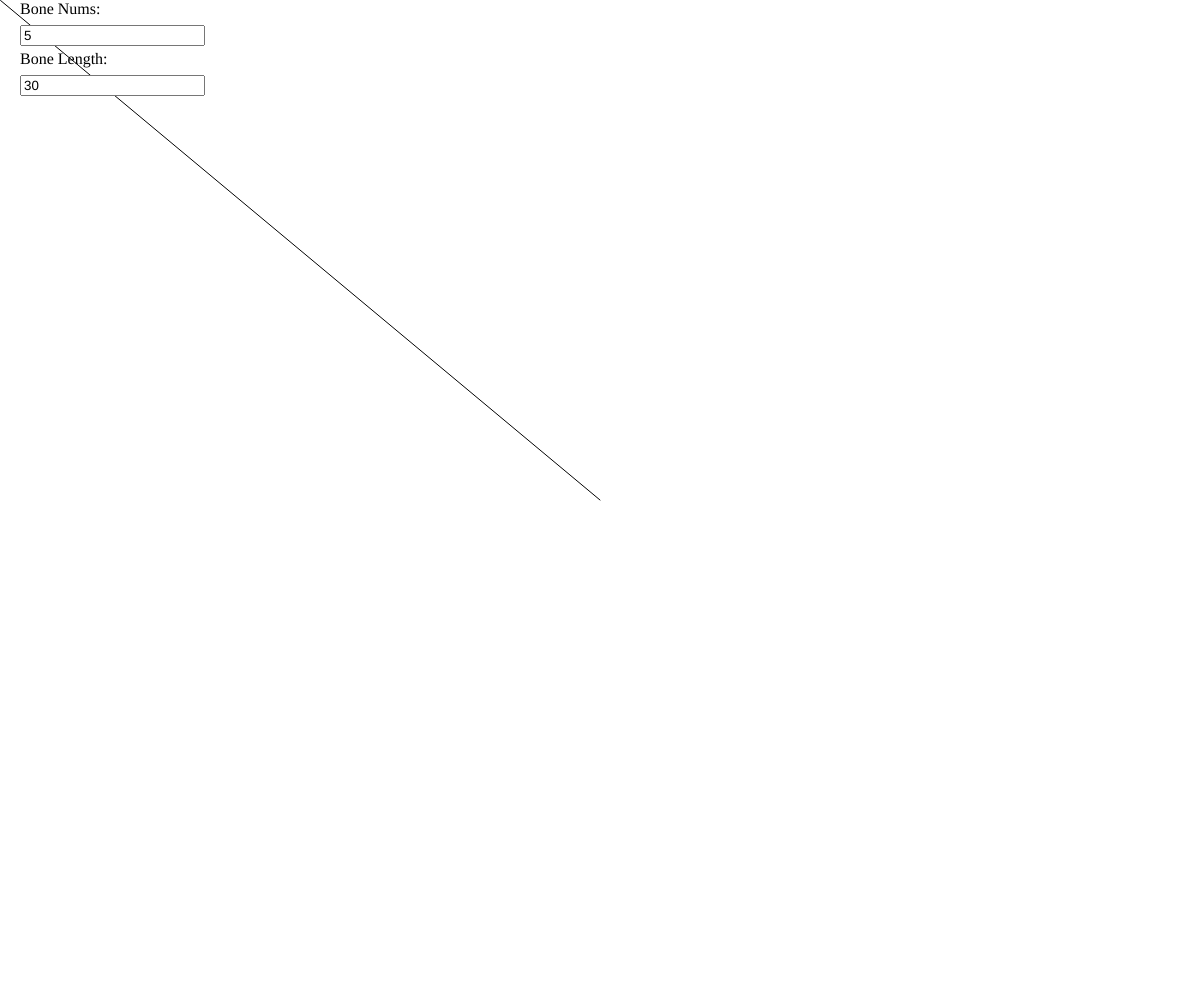
Frame 1 (no input)
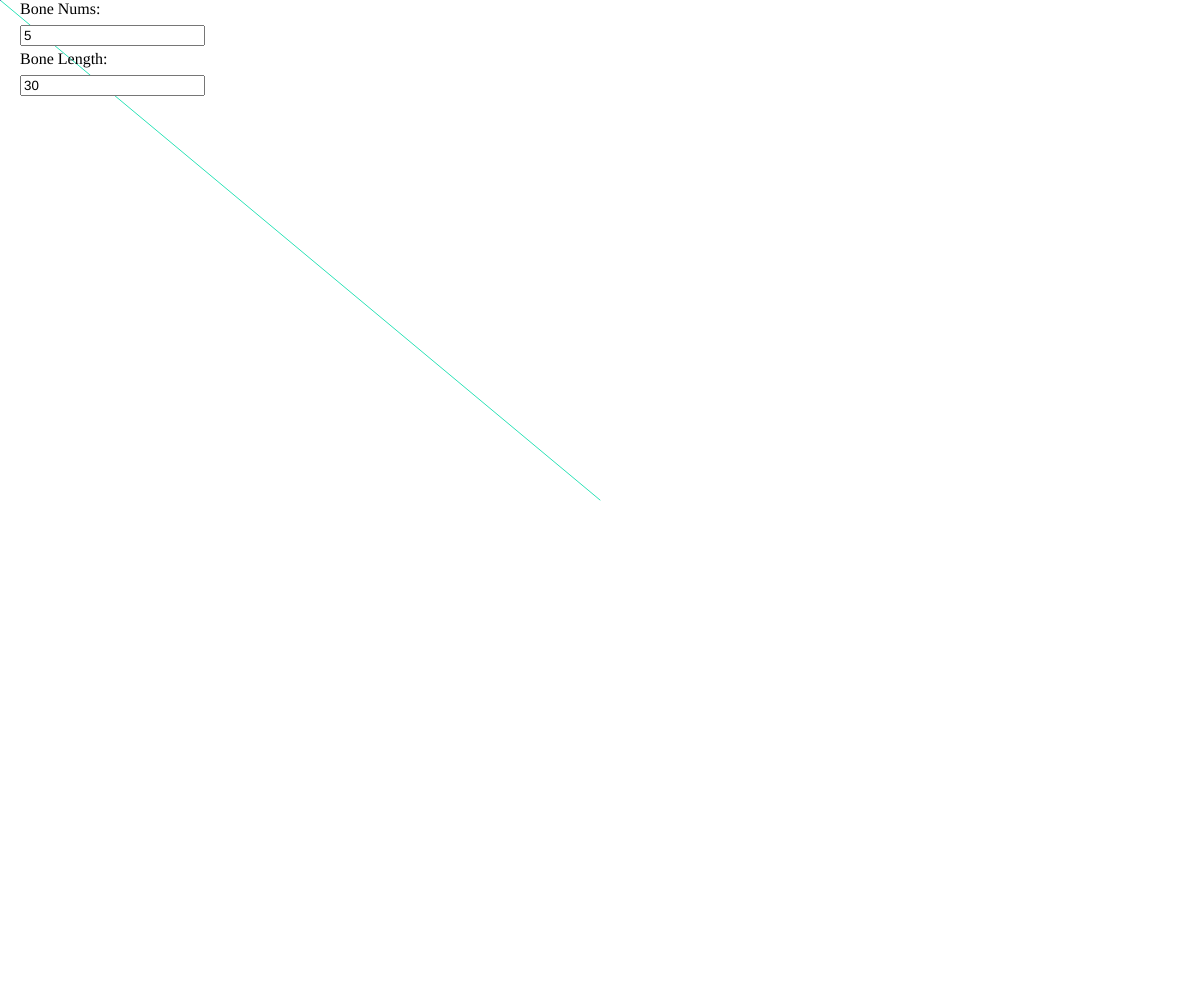
Frame 60 (no input)
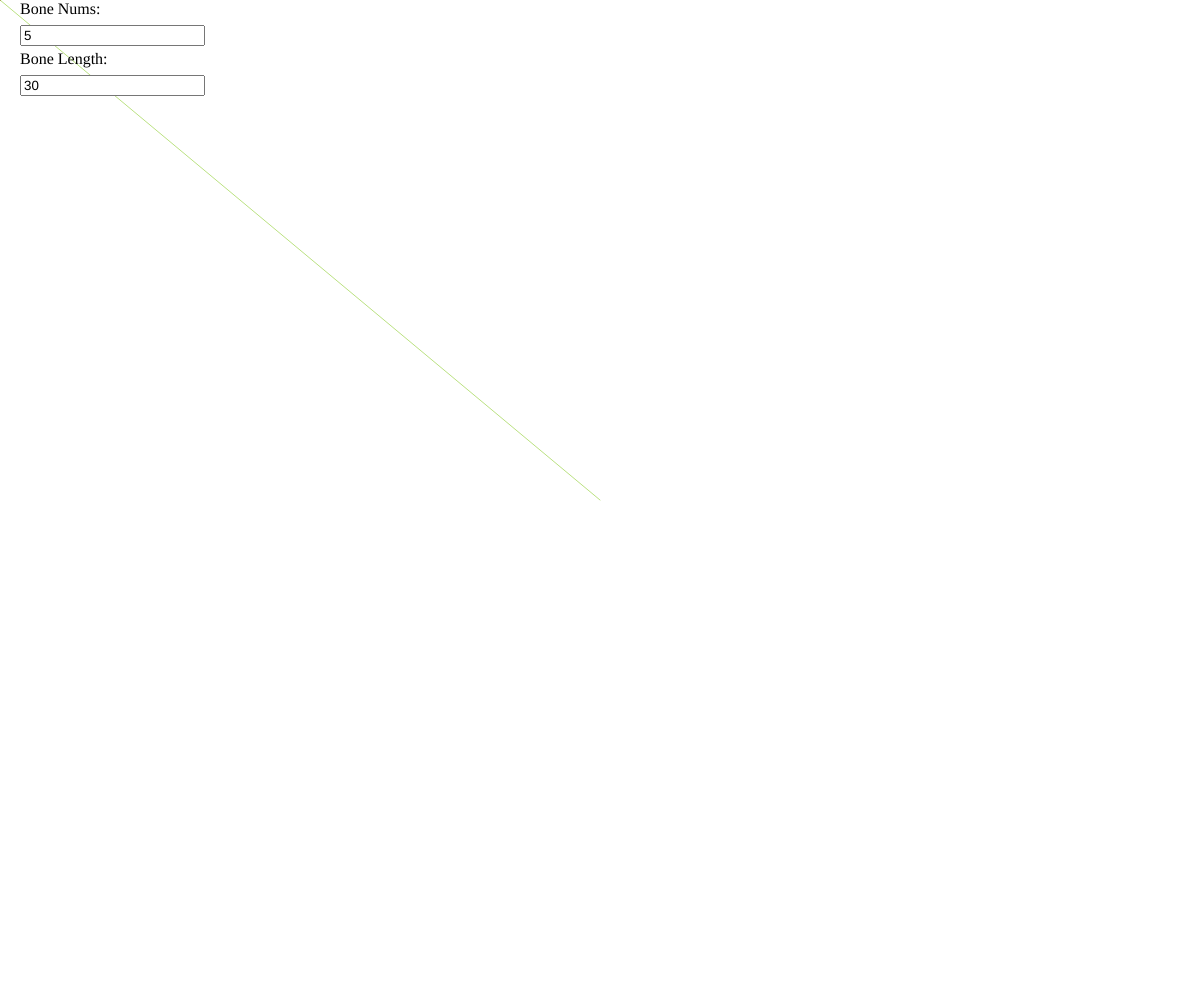
Frame 120 (the mouse pressed at the canvas centre since frame 60)

The p5.js sketch that drew these frames (run headless with seeded random() and noise() and a simulated clock; from frame 60 on, the mouse is pressed at the canvas centre):

// p5.js sketch
// ── sketch.js
let koti = [];
let nSeg = 5;
let segLen = 30;
for (let i = 0; i < nSeg; i++) {
    koti.push(
        10
    );
}

let segInput;
let lenInput;

function setup() {
    createCanvas(windowWidth, windowHeight);

    let segInputLabel = createDiv('Bone Nums:');
    segInputLabel.position(20, 0);

    segInput = createInput('5');
    segInput.position(20, 25);
    segInput.input(update_nSeg);

    let lenInputLabel = createDiv('Bone Length:');
    lenInputLabel.position(20, 50);

    lenInput = createInput('30');
    lenInput.position(20, 75);
    lenInput.input(update_lenInput);
}

function update_nSeg() {
    nSeg = int(this.value());
}

function update_lenInput() {
    segLen = int(this.value());
}

function create_rotation_matrix(angle, axis) {
    let c = cos(angle);
    let s = sin(angle);
    let t = 1 - c;
    let x = axis.x;
    let y = axis.y;
    let z = axis.z;

    // Create the rotation matrix using p5.Matrix
    let rotationMatrix = new p5.Matrix();
    rotationMatrix.set(
        t * x * x + c, t * x * y - s * z, t * x * z + s * y, 0,
        t * x * y + s * z, t * y * y + c, t * y * z - s * x, 0,
        t * x * z - s * y, t * y * z + s * x, t * z * z + c, 0,
        0, 0, 0, 1
    );

    return rotationMatrix;
}

function draw() {
    background(255);

    let pos = createVector(width / 2, height / 2);
    let accAngle = 0;
    let lineWidth = 1;
    for (let kot of koti) {
        let oldPos = pos.copy();
        let RM = new p5.Matrix();
        RM.rotate(accAngle + kot, createVector(0, 0, 1));
        console.log(RM);
        RM = p5.Vector.mult(RM, createVector(segLen, 0, 0, 1));
        //RM.mult(createVector(segLen, 0, 0, 1));
        console.log(RM);
        //let newPos = p5.Vector.add(pos, RM.mult(createVector(segLen, 0, 0, 1)));
        let newPos = createVector(pos.x + RM[0], pos.y + RM[1]);
        pos = newPos;
        accAngle += kot;
        line(oldPos.x, oldPos.y, pos.x, pos.y);

        lineWidth += 1;
        stroke(
            random(255),
            random(255),
            random(255)
        );
    }

    /**
     * 
     * 
     *
    let pos = createVector(width / 2, height / 2);
    let accAngle = 0;
    let lineWidth = 1;
    kChain.forEach(kot => {
        let oldPos = createVector(pos.x, pos.y);
        let RM = new p5.Matrix();
        RM.rotate(accAngle + kot, createVector(0, 0, 1));
        RM.mult(createVector(segLen, 0, 0, 1));
        pos.add(
            createVector(RM.x, RM.y)
        );
        accAngle += kot;
        console.log(oldPos);
        console.log(pos);
        line(oldPos.x, oldPos.y, pos.x, pos.y);
        strokeWeight(lineWidth);
        lineWidth += 1;
        stroke(
            random(255),
            random(255),
            random(255)
        );
    });
     * 
     */
}
